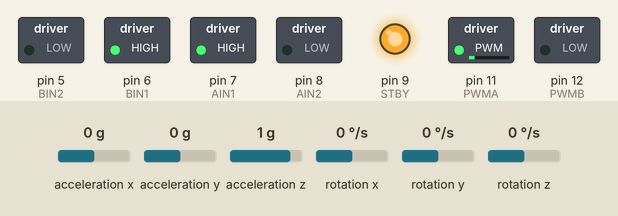
Bench run of a sketch on a simulated Arduino Uno, built with avr-gcc and run on an emulated ATmega328P. Shown: switched loads named in the sketch (green lamp = pin HIGH), output pins drawn as LEDs (lit = HIGH). The inputs (shaded band) are chosen by the test bench; at power-on: acceleration x 0 g, acceleration y 0 g, acceleration z 1 g, rotation x 0 °/s, rotation y 0 °/s, rotation z 0 °/s.

Above: at 2.2 s.
2.3 s: acceleration x set to -1.4 g
At 2.9 s:
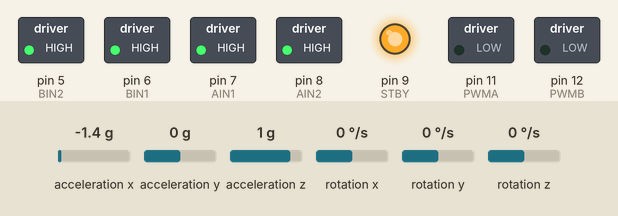
3.8 s: acceleration x set to -0.7 g
5.3 s: acceleration x set to -0.4 g
At 6.3 s:
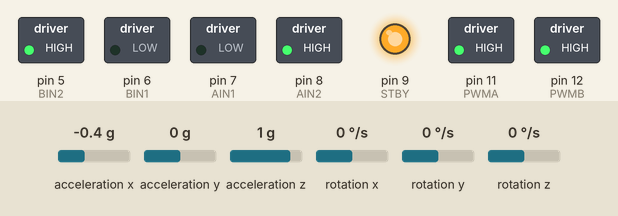
6.8 s: acceleration x set to 0.1 g
At 7.6 s:
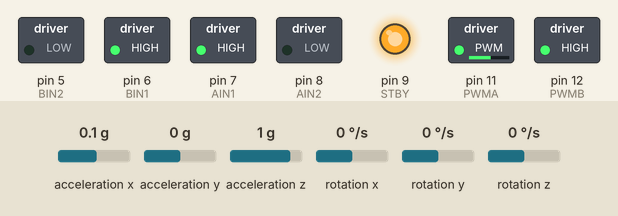
8.3 s: acceleration y set to -0.3 g
At 8.8 s:
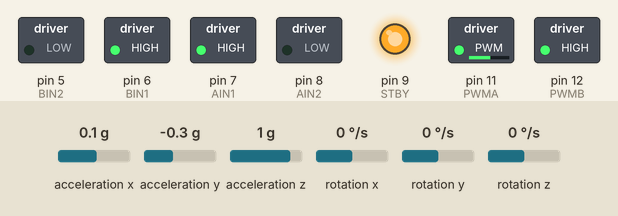
9.8 s: acceleration y set to -0.6 g
At 11.0 s:
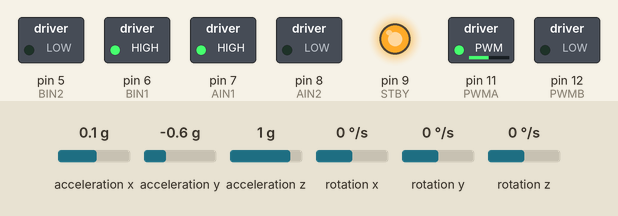
Timing chart, 0 to 12.3 s (numbered marks = the images above; inputs shaded):
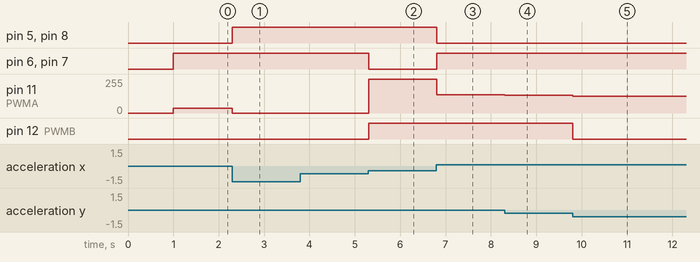

Measured:
- the behaviour switches between -0.6 and -0.5 g on acceleration x (found by bisection; images 1 and 2)
- the behaviour switches between -0.4 and -0.5 g on acceleration y (found by bisection; images 4 and 5)
- after the input at 2.3 s, pin 5 (BIN2), pin 8 (AIN2): LOW → HIGH at once; pin 11 (PWMA): 36/255 → 0/255 at once
- after the input at 3.8 s, every drawn part: stays the same
- after the input at 5.3 s, pin 6 (BIN1), pin 7 (AIN1): HIGH → LOW at once; pin 11 (PWMA): 0/255 → 255/255 at once; pin 12 (PWMB): LOW → HIGH at once
- after the input at 6.8 s, pin 5 (BIN2), pin 8 (AIN2): HIGH → LOW at once; pin 6 (BIN1), pin 7 (AIN1): LOW → HIGH at once; pin 11 (PWMA): 255/255 → 138/255 at once
- after the input at 8.3 s, pin 11 (PWMA): 138/255 → 134/255 at once
- after the input at 9.8 s, pin 11 (PWMA): 134/255 → 124/255 at once; pin 12 (PWMB): HIGH → LOW at once

The sketch:

blcRobot.ino
```cpp
#include <SPI.h>
#include <MPU6050_tockn.h>

#define PWMA 11
#define AIN2 8
#define AIN1 7
#define STBY 9
#define BIN1 6
#define BIN2 5
#define PWMB 12

float angleY, angleZ, gyroY, gyroZ;
float eAngleY;
float bPWM, Pluse_L, Pluse_R;
long loop_timer;
MPU6050 mpu6050(Wire);

void setup() {
  // put your setup code here, to run once:

  TCCR1B = (TCCR0B & 0xF8) | 0x01;   //set frquency 63kHZ.
//  ICR1 = 0x0fff;                     //set resolution to 12bits.
  OCR1A = 0;
  OCR1B = 0;

  Serial.begin(115200);

  motorInit();

  loop_timer = 0;

  Wire.begin();
  mpu6050.begin();
//  mpu6050.calcGyroOffsets(true);
  delay(1000);
}

void loop() {
  // put your main code here, to run repeatedly:
  mpu6050.update();
  angleY = mpu6050.getAngleY();                                            //get angle and gyro value
  angleZ = mpu6050.getAngleZ();
  gyroY = mpu6050.getGyroY();
  gyroZ = mpu6050.getGyroZ();

  balancing_PD(angleY, gyroY);
  Pluse_L = bPWM;                       //get pluse of Motors for PWM wave.
  Pluse_R = bPWM;

  if (abs(angleY) < 30)                //if angleY is between -20 and 20 ,run it
    {
      if ((Pluse_L) < 0)
      {
        moveForwardL();
        analogWrite(PWMA,abs(Pluse_L));
      }
      else
      {
        moveBackwardL();
        analogWrite(PWMA,abs(Pluse_L));
      }

      if ((Pluse_R) < 0)
      {
        moveBackwardR();
        analogWrite(PWMB,abs(Pluse_R));
      }
      else
      {
        moveForwardR();
        analogWrite(PWMB,abs(Pluse_R));
      }
    }
    else
    {
      robotStop();
      reset();
    }

//Serial.print("angleY: "); Serial.print(angleY); Serial.print("  ");
//  Serial.print("PWM: "); Serial.print(OCR1A); Serial.print("  ");
//  Serial.print("BPWM: "); Serial.print(bPWM); Serial.print("  ");
//  Serial.println("");

  while (micros() - loop_timer < 5000);                                     //wait for 5000us.
  loop_timer = micros();                                                    //Set the timer for the next loop.
}
//-------------------helper functions-------------------
/**
 * This function returns the pwm for balancing.
 */
float balancing_PD(float angleY, float gyroY) {
  static float Kp = - 18, Kd = -0.18;
  eAngleY = angleY - 2.0;
  bPWM = Kp * eAngleY + Kd * gyroY;
  bPWM = constrain(bPWM, -255, 255);
  return bPWM;
}

void moveForwardL() {
  digitalWrite(AIN1,LOW);
  digitalWrite(AIN2,HIGH);
}

void moveBackwardL() {
  digitalWrite(AIN1,HIGH);
  digitalWrite(AIN2,LOW);
}

void moveForwardR() {
  digitalWrite(BIN1,HIGH);
  digitalWrite(BIN2,LOW);
}

void moveBackwardR() {
  digitalWrite(BIN1,LOW);
  digitalWrite(BIN2,HIGH);
}

void motorInit() {
  pinMode(PWMA,OUTPUT);
  pinMode(AIN2,OUTPUT);
  pinMode(AIN1,OUTPUT);
  pinMode(STBY,OUTPUT);
  pinMode(BIN1,OUTPUT);
  pinMode(BIN2,OUTPUT);
  pinMode(PWMB,OUTPUT);
  digitalWrite(AIN1,LOW);
  digitalWrite(AIN2,LOW);
  digitalWrite(BIN1,LOW);
  digitalWrite(BIN2,LOW);
  digitalWrite(PWMA,LOW);
  digitalWrite(PWMB,LOW);
  digitalWrite(STBY,HIGH);
}

void robotStop() {
  digitalWrite(AIN1,HIGH);
  digitalWrite(AIN2,HIGH);
  digitalWrite(BIN1,HIGH);
  digitalWrite(BIN2,HIGH);
  digitalWrite(PWMA,LOW);
  digitalWrite(PWMB,LOW);
}

void reset(){
  bPWM = 0;
}
```
